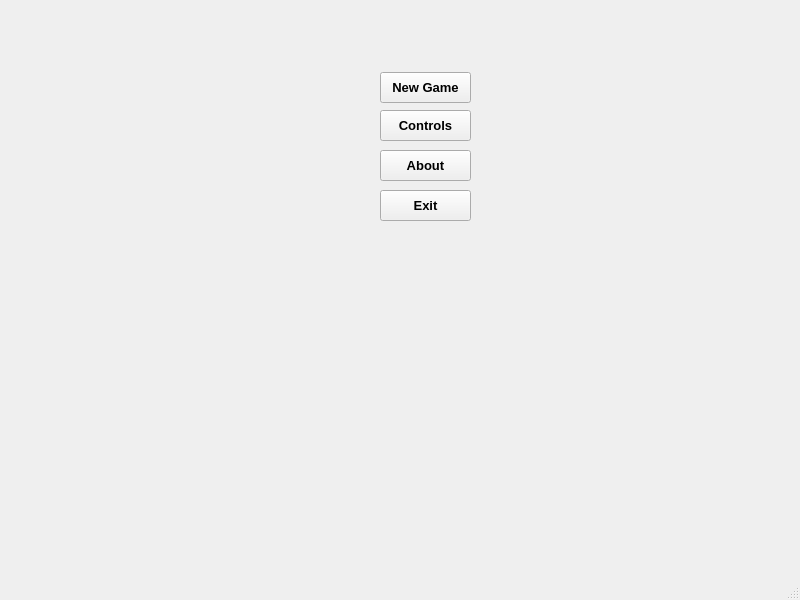
<?xml version="1.0" encoding="UTF-8"?>
<ui version="4.0">
 <class>MainScreen</class>
 <widget class="QMainWindow" name="MainScreen">
  <property name="geometry">
   <rect>
    <x>0</x>
    <y>0</y>
    <width>800</width>
    <height>600</height>
   </rect>
  </property>
  <property name="cursor">
   <cursorShape>ArrowCursor</cursorShape>
  </property>
  <property name="windowTitle">
   <string>MainWindow</string>
  </property>
  <property name="autoFillBackground">
   <bool>false</bool>
  </property>
  <widget class="QWidget" name="centralwidget">
   <widget class="QPushButton" name="NewGame_pushButton">
    <property name="geometry">
     <rect>
      <x>380</x>
      <y>72</y>
      <width>91</width>
      <height>31</height>
     </rect>
    </property>
    <property name="font">
     <font>
      <pointsize>10</pointsize>
      <weight>75</weight>
      <bold>true</bold>
     </font>
    </property>
    <property name="text">
     <string>New Game</string>
    </property>
   </widget>
   <widget class="QLabel" name="Rebel_label">
    <property name="geometry">
     <rect>
      <x>10</x>
      <y>10</y>
      <width>271</width>
      <height>131</height>
     </rect>
    </property>
    <property name="sizePolicy">
     <sizepolicy hsizetype="Expanding" vsizetype="Expanding">
      <horstretch>0</horstretch>
      <verstretch>0</verstretch>
     </sizepolicy>
    </property>
    <property name="palette">
     <palette>
      <active>
       <colorrole role="WindowText">
        <brush brushstyle="SolidPattern">
         <color alpha="255">
          <red>255</red>
          <green>255</green>
          <blue>0</blue>
         </color>
        </brush>
       </colorrole>
      </active>
      <inactive>
       <colorrole role="WindowText">
        <brush brushstyle="SolidPattern">
         <color alpha="255">
          <red>255</red>
          <green>255</green>
          <blue>0</blue>
         </color>
        </brush>
       </colorrole>
      </inactive>
      <disabled>
       <colorrole role="WindowText">
        <brush brushstyle="SolidPattern">
         <color alpha="255">
          <red>120</red>
          <green>120</green>
          <blue>120</blue>
         </color>
        </brush>
       </colorrole>
      </disabled>
     </palette>
    </property>
    <property name="font">
     <font>
      <family>MS PGothic</family>
      <pointsize>40</pointsize>
      <weight>75</weight>
      <bold>true</bold>
     </font>
    </property>
    <property name="text">
     <string/>
    </property>
    <property name="pixmap">
     <pixmap>../../Project 3D files/title_rebel.png</pixmap>
    </property>
    <property name="wordWrap">
     <bool>true</bool>
    </property>
   </widget>
   <widget class="QPushButton" name="Controls_pushButton">
    <property name="geometry">
     <rect>
      <x>380</x>
      <y>110</y>
      <width>91</width>
      <height>31</height>
     </rect>
    </property>
    <property name="font">
     <font>
      <pointsize>10</pointsize>
      <weight>75</weight>
      <bold>true</bold>
     </font>
    </property>
    <property name="text">
     <string>Controls</string>
    </property>
   </widget>
   <widget class="QPushButton" name="About_pushButton">
    <property name="geometry">
     <rect>
      <x>380</x>
      <y>150</y>
      <width>91</width>
      <height>31</height>
     </rect>
    </property>
    <property name="font">
     <font>
      <pointsize>10</pointsize>
      <weight>75</weight>
      <italic>false</italic>
      <bold>true</bold>
      <underline>false</underline>
      <strikeout>false</strikeout>
     </font>
    </property>
    <property name="text">
     <string>About</string>
    </property>
   </widget>
   <widget class="QPushButton" name="Exit_pushButton">
    <property name="geometry">
     <rect>
      <x>380</x>
      <y>190</y>
      <width>91</width>
      <height>31</height>
     </rect>
    </property>
    <property name="font">
     <font>
      <pointsize>10</pointsize>
      <weight>75</weight>
      <bold>true</bold>
     </font>
    </property>
    <property name="text">
     <string>Exit</string>
    </property>
   </widget>
   <widget class="QLabel" name="label_2">
    <property name="geometry">
     <rect>
      <x>0</x>
      <y>100</y>
      <width>331</width>
      <height>81</height>
     </rect>
    </property>
    <property name="text">
     <string/>
    </property>
    <property name="pixmap">
     <pixmap>../../Project 3D files/title_outpost.png</pixmap>
    </property>
   </widget>
   <widget class="QLabel" name="label_3">
    <property name="geometry">
     <rect>
      <x>10</x>
      <y>170</y>
      <width>331</width>
      <height>91</height>
     </rect>
    </property>
    <property name="text">
     <string/>
    </property>
    <property name="pixmap">
     <pixmap>../../Project 3D files/title_defense.png</pixmap>
    </property>
   </widget>
  </widget>
  <widget class="QMenuBar" name="menubar">
   <property name="geometry">
    <rect>
     <x>0</x>
     <y>0</y>
     <width>800</width>
     <height>21</height>
    </rect>
   </property>
  </widget>
  <widget class="QStatusBar" name="statusbar"/>
 </widget>
 <resources/>
 <connections/>
</ui>
